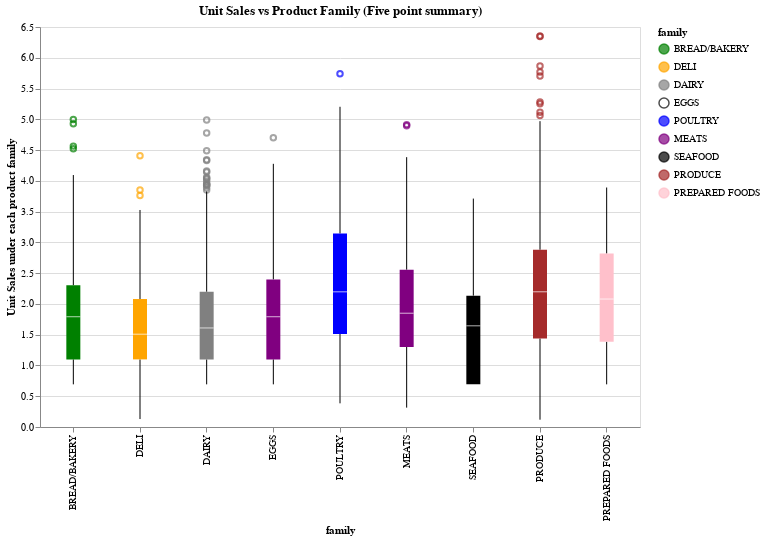

The cell this chart's notebook holds for it:
### Code cell
domain = ['BREAD/BAKERY', 'DELI', 'DAIRY', 'EGGS', 'POULTRY', 'MEATS','SEAFOOD', 'PRODUCE', 'PREPARED FOODS']
range_ = ['green','orange','gray','salmon,','blue','purple','black','brown','pink']
alt.Chart(family.sample(5000)).mark_boxplot().encode(
    alt.X('family:O',sort=['BREAD/BAKERY', 'DELI', 'DAIRY', 'EGGS', 'POULTRY', 'MEATS','SEAFOOD', 'PRODUCE', 'PREPARED FOODS']),
    alt.Y('unit_sales:Q',title="Unit Sales under each product family"),
    color=alt.Color('family', scale=alt.Scale(domain=domain, range=range_)),
    tooltip=[alt.Tooltip('family:O'),
            alt.Tooltip('unit_sales')]
).configure_mark().properties(width=600,height=400,title="Unit Sales vs Product Family (Five point summary)")

### Figure 1 — Vega-Lite specification as saved in the notebook (floating-point values rounded to 4 significant figures; data arrays with more than 128 entries replaced by an {"elided": "..."} marker saying what was removed)
{"config": {"view": {"continuousWidth": 400, "continuousHeight": 300}, "mark": {}}, "data": {"name": "data-dbafeaf3c52ce61841e6e385a8a9418f"}, "mark": "boxplot", "encoding": {"color": {"field": "family", "scale": {"domain": ["BREAD/BAKERY", "DELI", "DAIRY", "EGGS", "POULTRY", "MEATS", "SEAFOOD", "PRODUCE", "PREPARED FOODS"], "range": ["green", "orange", "gray", "salmon,", "blue", "purple", "black", "brown", "pink"]}, "type": "nominal"}, "tooltip": [{"field": "family", "type": "ordinal"}, {"field": "unit_sales", "type": "quantitative"}], "x": {"field": "family", "sort": ["BREAD/BAKERY", "DELI", "DAIRY", "EGGS", "POULTRY", "MEATS", "SEAFOOD", "PRODUCE", "PREPARED FOODS"], "type": "ordinal"}, "y": {"field": "unit_sales", "title": "Unit Sales under each product family", "type": "quantitative"}}, "height": 400, "title": "Unit Sales vs Product Family (Five point summary)", "width": 600, "$schema": "https://vega.github.io/schema/vega-lite/v4.17.0.json", "datasets": {"data-dbafeaf3c52ce61841e6e385a8a9418f": {"elided": "5000 records"}}}
